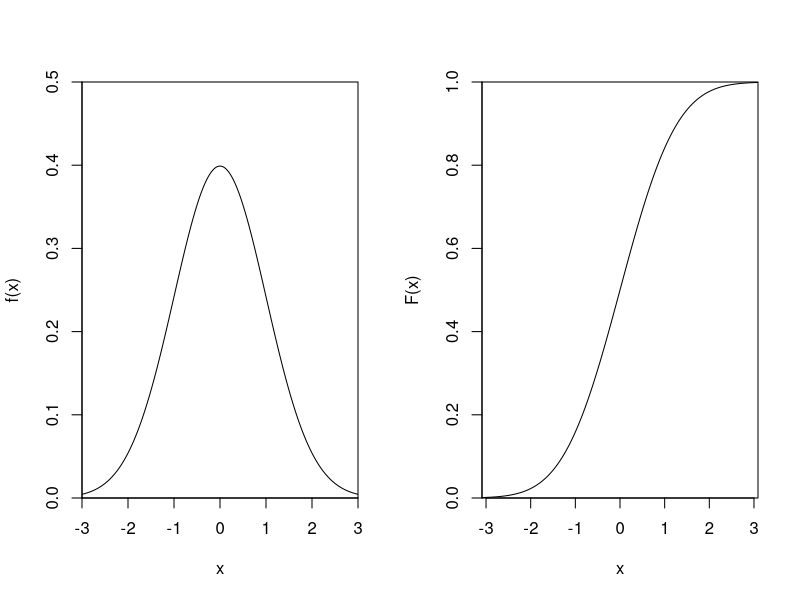
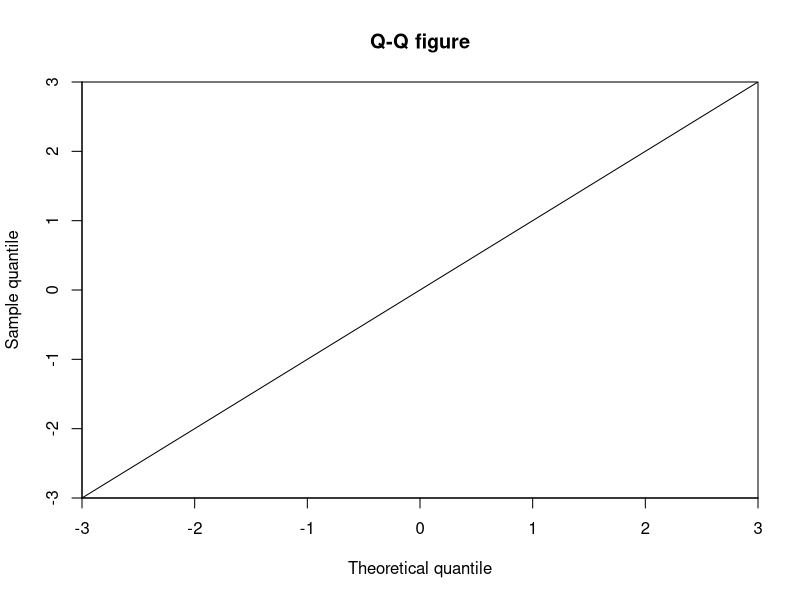
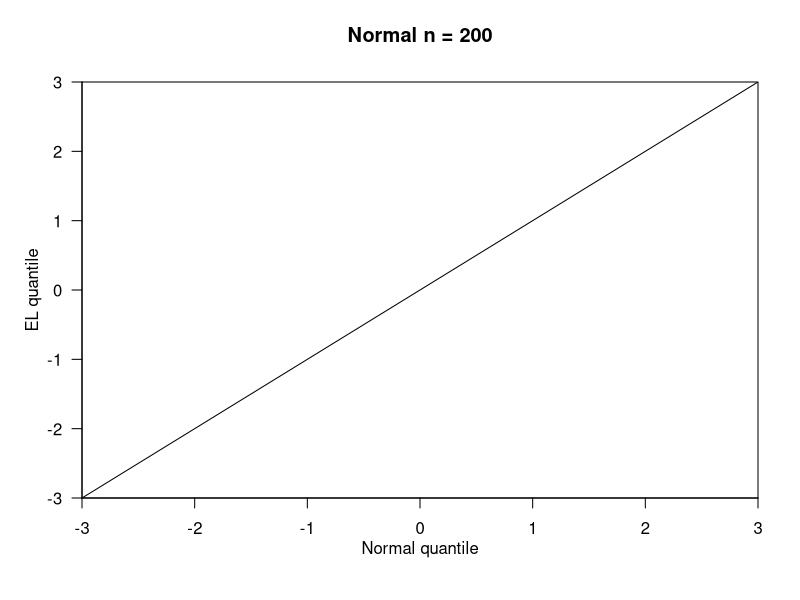
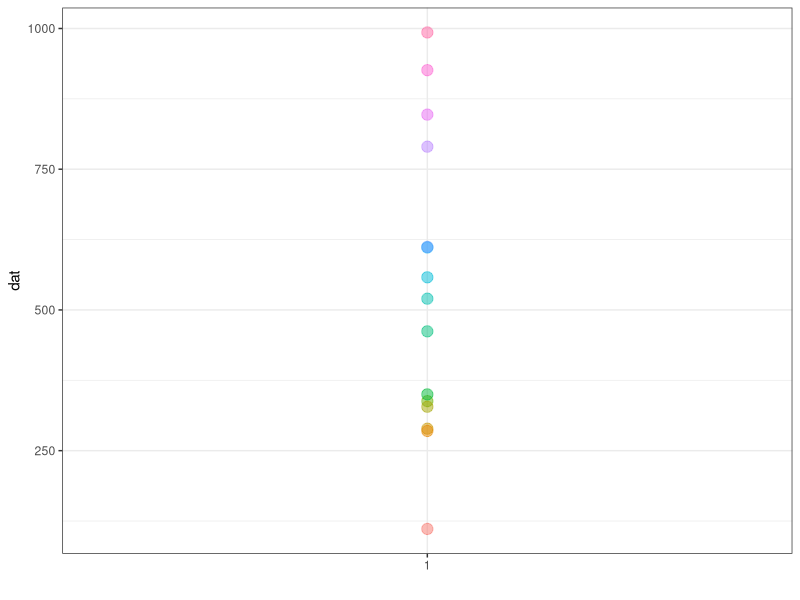
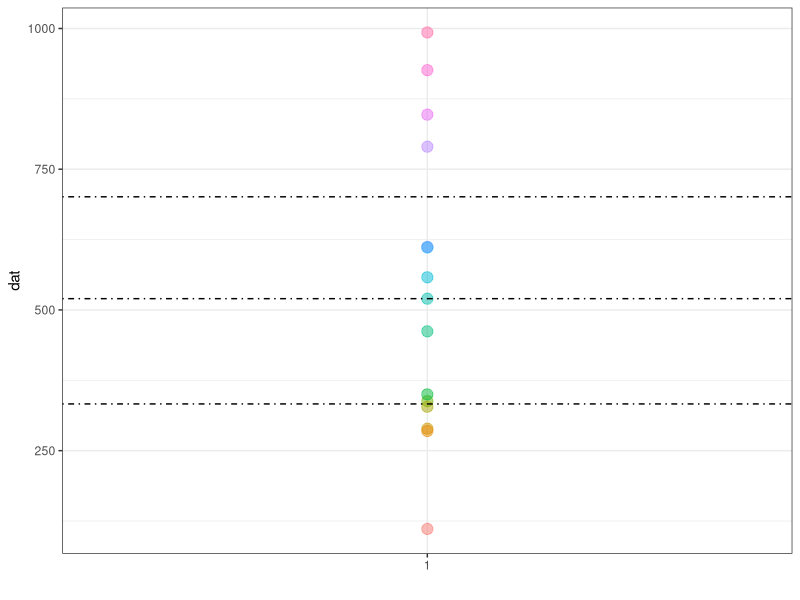
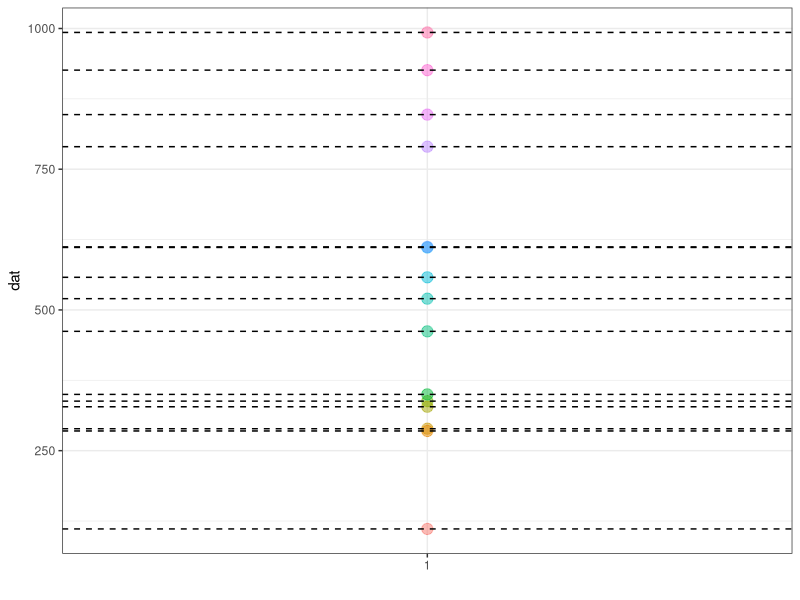
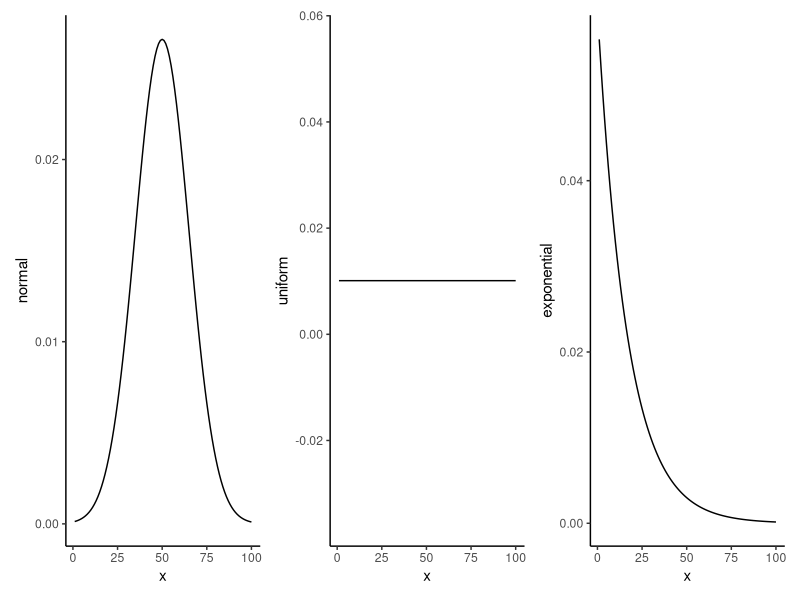
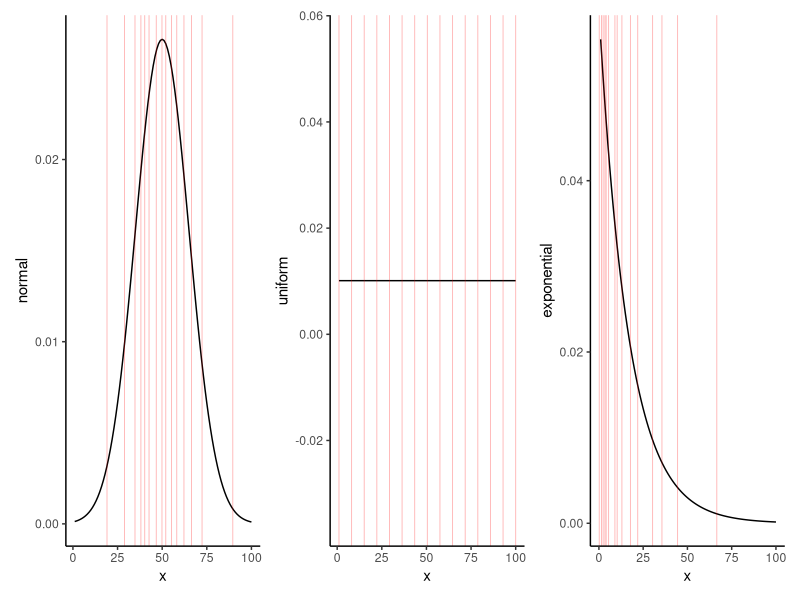

Reproduce these figures in R, in order.
## ---- chunk 1
knitr::opts_chunk$set(results='hold', collapse = TRUE, warning = FALSE, out.width = '100%', out.height='100%',message=FALSE,fig.align='center')
## ---- chunk 2
par(mfrow=c(1,2))
plot(seq(-3,3,0.01), dnorm(seq(-3,3,0.01)), 
     xlab = 'x', ylab = 'f(x)',
     ylim = c(0,0.5),
     xaxs = 'i', yaxs = 'i', type = 'l')

plot(qnorm(seq(0,1,0.001)), seq(0,1,0.001), 
     xlab = 'x', ylab = 'F(x)',
     xaxs = 'i', yaxs = 'i', type = 'l')
## ---- chunk 3
x = seq(-3,3,0.01)
par(mfrow=c(1,1))
plot(x,x, main = 'Q-Q figure',
     xlim = c(-3,3), ylim = c(-3,3), 
     xlab = 'Theoretical quantile', ylab = 'Sample quantile',
     xaxs = 'i', yaxs = 'i',
     type = 'l')
## ---- chunk 4
n = 200
x = seq(-3,3,0.01)
par(mfrow=c(1,1))
plot(x,x, 
     xlim = c(-3,3), ylim = c(-3,3), 
     xaxs = 'i', yaxs = 'i',
     yaxt = 'n',
     ann = F, type = 'l')
axis(2, las = 1)
title(main = paste0('Normal n = ',n), 
      xlab= 'Normal quantile', ylab = 'EL quantile', 
      line = 2)
## ---- chunk 5
# 生成一组数字，作为示例数据
set.seed(6666)
dat = sample(1:1000,15) 
dat
## ---- chunk 6
# 这些数据画在图上,横坐标没有意义,纵坐标代表dat的数值。
library(ggplot2)
p = ggplot(dat = as.data.frame(dat),aes(x = factor(1),y = dat))+
  geom_point(aes(color = factor(dat),fill = factor(dat)),
             size = 3.5,shape = 21,alpha = 0.5)+
  labs(x = "")+
  theme_bw()+
  theme(legend.position = "none")
p 
## ---- chunk 7
# 四分位数，即可以将这组数据分成等量的四个部分的三个数。
quantile(dat) 
## ---- chunk 8
# 三条线分别代表25% 50% 75% 的四分位数，与箱线图异曲同工。
p + geom_hline(yintercept = quantile(dat)[2:4],linetype = 4)
## ---- chunk 9
# 四分位数是最常见的，在此基础上可以扩展到百分位数，例如：
qk = quantile(dat,probs = seq(0, 1, length.out = 15))
qk
## ---- chunk 10
# 这是15个数字，所以分成了15份
p + geom_hline(yintercept = qk,linetype = 2)
## ---- chunk 11
# 生成符合三种分布的数据，作为检验示例数据属于那种分布的参考。任何一个分布都可以。
library(patchwork)
df = data.frame(x = 1:100,
                normal  = dnorm(1:100,50,15),
                uniform  = dunif(1:100,1,100),
                exponential  = dexp(1:100,0.06))
head(df)

set.seed(1004);normal = rnorm(100,50,15)
set.seed(1004);uniform  = 1:100
set.seed(1004);exponential  = rexp(100,0.06)
rn = data.frame(x = 1:100,
                normal = normal,
                uniform  = uniform ,
                exponential  = exponential )
head(rn)

## ---- chunk 12
#1.正态分布
p1 = ggplot(df,aes(x = x,y = normal ))+
     geom_line()+theme_classic()
#2.均匀分布
p2 = ggplot(df,aes(x = x,y = uniform ))+
     geom_line()+theme_classic()
#3.指数分布
p3 = ggplot(df,aes(x = x,y = exponential ))+
     geom_line()+theme_classic()
p1+p2+p3
## ---- chunk 13
qn = apply(rn,2,function(x){
  quantile(x,probs = seq(0, 1, length.out = 15))
})
qn[,1] = 1:nrow(qn)
qn = data.frame(qn)
qp = function(p,nc){
  a = p
  n = c()
  for(i in 1:nrow(qn)){
    n[[i]] = qn[i,nc]
    a = a + geom_vline(xintercept = n[[i]],color = "red",size = 0.3,alpha = 0.3)
  }
  return(a)
}
qp(p1,2)+qp(p2,3)+qp(p3,4)
## ---- chunk 14
# 15个数据实在太少，比较不同分布时不够明显，所以扩展到100个。
dat = sample(1:1000,100)
qn$nk = quantile(dat,probs = seq(0, 1, length.out = 15))
qq = function(k){
  ggplot(data = qn,aes_string(x = colnames(qn)[k],y = "nk"))+
  geom_point()+
  geom_smooth(method = "lm",se = F)+
  theme_bw()
} 
qq(2)+qq(3)+qq(4)
## ---- chunk 15
qqnorm(qn$nk)
qqline(qn$nk, col=2)  
## ---- chunk 16
library(car)
qqPlot(qn$nk)
